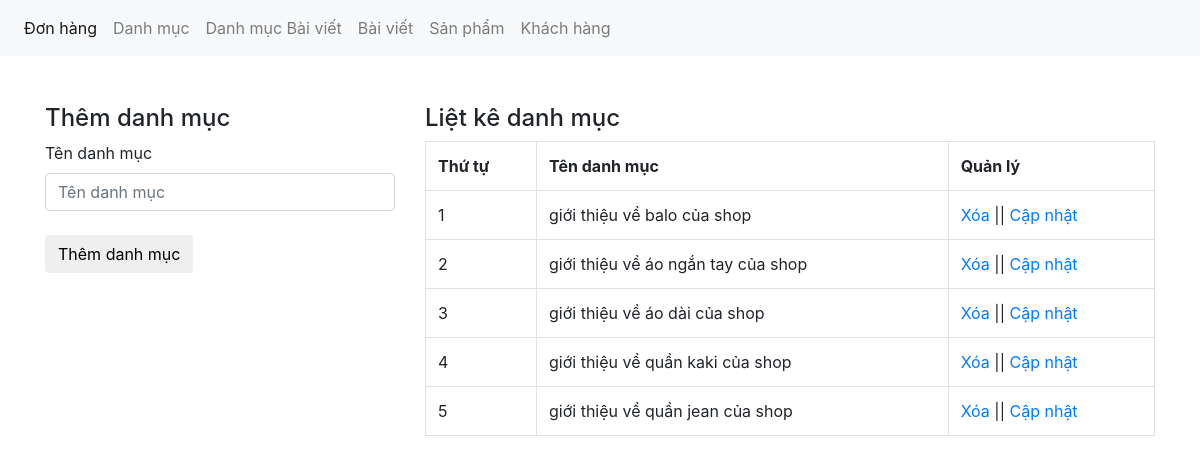
/admin/xulydanhmucbaiviet.php, run on the app's committed database.
### tables this page shows
CREATE TABLE `tbl_danhmuc_tin` (
  `danhmuctin_id` int(11) NOT NULL,
  `tendanhmuc` varchar(100) NOT NULL
);

### admin/xulydanhmucbaiviet.php (the view, shortened to what this page needs)
<?php
	include('../db/connect.php');
?>
<!DOCTYPE html>
<html lang="en">
<head>
	<link href="../css/bootstrap.css" rel="stylesheet" type="text/css" media="all" />
</head>
<body>
	<nav class="navbar navbar-expand-lg navbar-light bg-light">
	  <div class="collapse navbar-collapse" id="navbarNav">
	    <ul class="navbar-nav">
	      <li class="nav-item active">
	        <a class="nav-link" href="xulydonhang.php">Đơn hàng <span class="sr-only">(current)</span></a>
	      </li>
	      <li class="nav-item">
	        <a class="nav-link" href="xulydanhmuc.php">Danh mục</a>
	      </li>
	      <li class="nav-item">
	        <a class="nav-link" href="xulydanhmucbaiviet.php">Danh mục Bài viết</a>
	      </li>
	         <li class="nav-item">
	        <a class="nav-link" href="xulybaiviet.php">Bài viết</a>
	      </li>
	      <li class="nav-item">
	        <a class="nav-link" href="xulysanpham.php">Sản phẩm</a>
	      </li>
	       <li class="nav-item">
	         <a class="nav-link" href="xulykhachhang.php">Khách hàng</a>
	      </li>
	    </ul>
	  </div>
	</nav><br><br>
	<div class="container">
		<div class="row">
			<?php
			if(isset($_GET['quanly'])=='capnhat'){
				$id_capnhat = $_GET['id'];
				$sql_capnhat = mysqli_query($con,"SELECT * FROM tbl_danhmuc_tin WHERE danhmuctin_id='$id_capnhat'");
				$row_capnhat = mysqli_fetch_array($sql_capnhat);
				?>
				<div class="col-md-4">
				<h4>Cập nhật danh mục</h4>
				<label>Tên danh mục</label>
				<form action="" method="POST">
					<input type="text" class="form-control" name="danhmuc" value="<?php echo $row_capnhat['tendanhmuc'] ?>"><br>
					<input type="hidden" class="form-control" name="id_danhmuc" value="<?php echo $row_capnhat['danhmuctin_id'] ?>">
					<input type="submit" name="capnhatdanhmuc" value="Cập nhật danh mục" class="btn btn-default">
				</form>
				</div>
			<?php
			}else{
				?>
				<div class="col-md-4">
				<h4>Thêm danh mục</h4>
				<label>Tên danh mục</label>
				<form action="" method="POST">
					<input type="text" class="form-control" name="danhmuc" placeholder="Tên danh mục"><br>
					<input type="submit" name="themdanhmuc" value="Thêm danh mục" class="btn btn-default">
				</form>
				</div>
				<?php
			}
				?>
			<div class="col-md-8">
				<h4>Liệt kê danh mục</h4>
				<?php
				$sql_select = mysqli_query($con,"SELECT * FROM tbl_danhmuc_tin ORDER BY danhmuctin_id DESC");
				?>
				<table class="table table-bordered ">
					<tr>
						<th>Thứ tự</th>
						<th>Tên danh mục</th>
						<th>Quản lý</th>
					</tr>
					<?php
					$i = 0;
					while($row_category = mysqli_fetch_array($sql_select)){
						$i++;
					?>
					<tr>
						<td><?php echo $i; ?></td>
						<td><?php echo $row_category['tendanhmuc'] ?></td>
						<td><a href="?xoa=<?php echo $row_category['danhmuctin_id'] ?>">Xóa</a> || <a href="?quanly=capnhat&id=<?php echo $row_category['danhmuctin_id'] ?>">Cập nhật</a></td>
					</tr>
					<?php
					}
					?>
				</table>
			</div>
		</div>
	</div>
</body>
</html>

### data on the page
tbl_danhmuc_tin: tendanhmuc "giới thiệu về balo của shop"
tbl_danhmuc_tin: tendanhmuc "giới thiệu về áo ngắn tay của shop"
tbl_danhmuc_tin: tendanhmuc "giới thiệu về áo dài của shop"
tbl_danhmuc_tin: tendanhmuc "giới thiệu về quần kaki của shop"
tbl_danhmuc_tin: tendanhmuc "giới thiệu về quần jean của shop"
